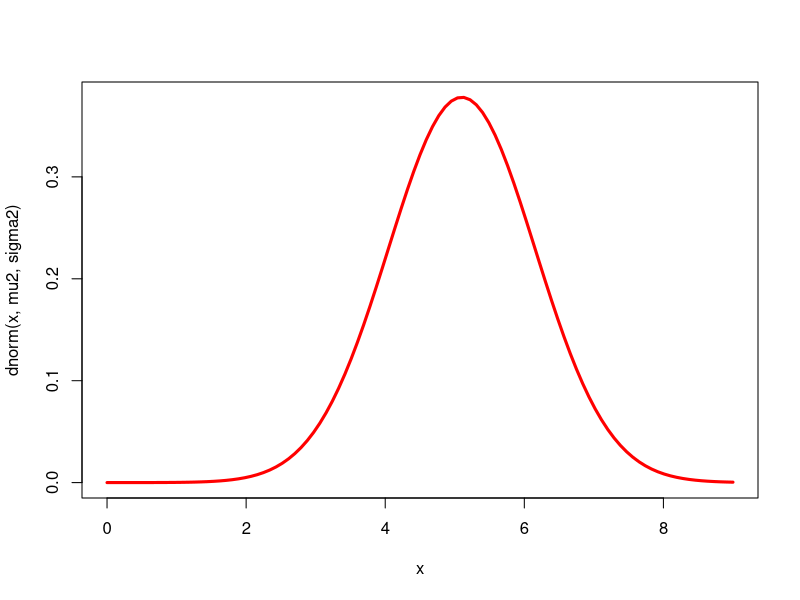

Reproduce this figure in R.
## EJERCICIO 1
#distr. normal
mu<- 801
n<- 64
#P(xbar<830)= 0.881
#apartado a
mu
#apartado b
sigmax<- sqrt(n)*(830-mu)/qnorm(0.881); sigmax^2
#apartado c
pnorm(51635,mu*n,sqrt(n)*sigmax)
#apartado d
#P(xbar>819)=0.238
nd<- (sigmax*qnorm(1-0.238)/(819-mu))^2; nd
#apartado e
ne<- 25
#P(xbar<828)=0.15
mue<- 828-qnorm(0.15)*sqrt(ne)/sigmax; mue
mue-mu #27.02636
#-------------------------------------------------------------------------------

## EJERCICIO 2
mu2<- 5.1
sigma2<- 1.055
#apartado a
curve(dnorm(x,mu2,sigma2),0,9 ,col='red', lwd=3)
##este ejercicio y el 3 son iguales q los de buenardo